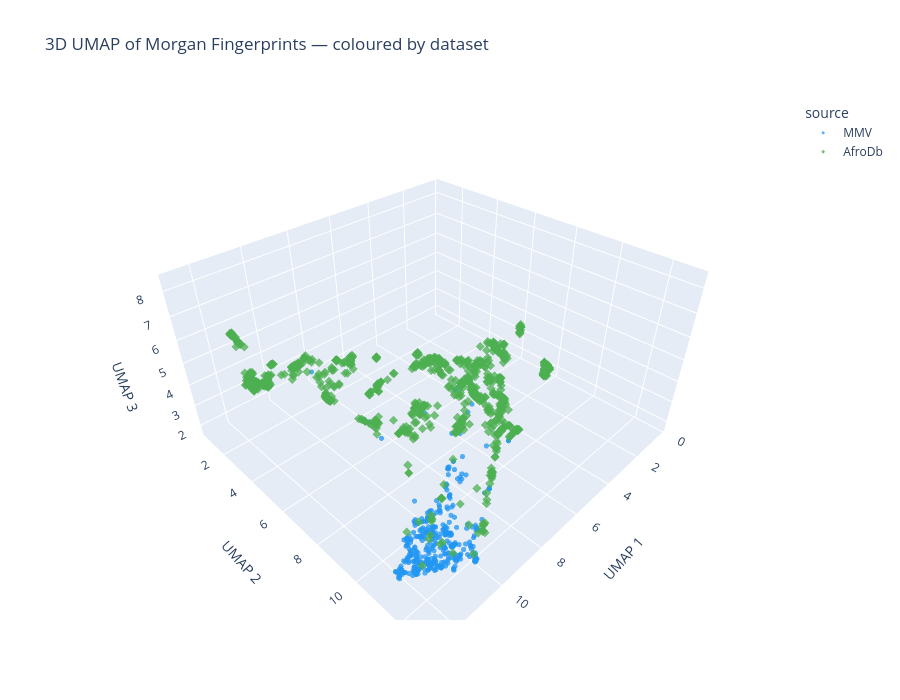

The notebook cell saved with this chart:
### Markdown cell above
### 🗺️ Cell G3 — Interactive 3D UMAP *(pre-written — run & explore)*

The 2D projection flattens one dimension of variation. A **3-component UMAP** preserves more of the manifold structure and lets you rotate the map to find clusters that are hidden in the flat view.

> 🖱️ **Tip:** Use your mouse to rotate the 3-D plot. Look for clusters that are well separated in 3D but overlapping in the 2D view — those are chemically distinct subsets that 2D projection "squashes" together.

### Code cell
# ============================================================
# CELL G3 — Interactive 3D UMAP (Plotly)
# ============================================================
import plotly.express as px
import umap as umap_lib

reducer_3d = umap_lib.UMAP(
    n_components=3,
    n_neighbors=15,
    min_dist=0.1,
    metric="jaccard",
    random_state=42,
)
umap_3d = reducer_3d.fit_transform(fp_matrix)

df_clean["UMAP3_1"] = umap_3d[:, 0]
df_clean["UMAP3_2"] = umap_3d[:, 1]
df_clean["UMAP3_3"] = umap_3d[:, 2]

fig = px.scatter_3d(
    df_clean,
    x="UMAP3_1", y="UMAP3_2", z="UMAP3_3",
    color="source",
    color_discrete_map=PALETTE,
    hover_data={"COMPOUND_ID": True, "LogP": ":.2f", "MW": ":.0f",
                "UMAP3_1": False, "UMAP3_2": False, "UMAP3_3": False},
    symbol="source",
    opacity=0.75,
    title="3D UMAP of Morgan Fingerprints — coloured by dataset",
    labels={"UMAP3_1": "UMAP 1", "UMAP3_2": "UMAP 2", "UMAP3_3": "UMAP 3"},
    width=900, height=700,
)
fig.update_traces(marker=dict(size=3))
fig.show()

### Figure 1 — Plotly figure (JSON) as saved in the notebook; plotly's stock layout.template omitted (floating-point values rounded to 4 significant figures; data arrays with more than 128 entries replaced by an {"elided": "..."} marker saying what was removed)
{"data": [{"customdata": {"elided": "400x3 mixed values"}, "hovertemplate": "source=MMV<br>COMPOUND_ID=%{customdata[0]}<br>LogP=%{customdata[1]:.2f}<br>MW=%{customdata[2]:.0f}<extra></extra>", "legendgroup": "MMV", "marker": {"color": "#2196F3", "opacity": 0.75, "size": 3, "symbol": "circle"}, "mode": "markers", "name": "MMV", "scene": "scene", "showlegend": true, "type": "scatter3d", "x": {"elided": "400 float values"}, "y": {"elided": "400 float values"}, "z": {"elided": "400 float values"}}, {"customdata": {"elided": "903x3 mixed values"}, "hovertemplate": "source=AfroDb<br>COMPOUND_ID=%{customdata[0]}<br>LogP=%{customdata[1]:.2f}<br>MW=%{customdata[2]:.0f}<extra></extra>", "legendgroup": "AfroDb", "marker": {"color": "#4CAF50", "opacity": 0.75, "size": 3, "symbol": "diamond"}, "mode": "markers", "name": "AfroDb", "scene": "scene", "showlegend": true, "type": "scatter3d", "x": {"elided": "903 float values"}, "y": {"elided": "903 float values"}, "z": {"elided": "903 float values"}}], "layout": {"height": 700, "legend": {"title": {"text": "source"}, "tracegroupgap": 0}, "scene": {"domain": {"x": [0, 1], "y": [0, 1]}, "xaxis": {"title": {"text": "UMAP 1"}}, "yaxis": {"title": {"text": "UMAP 2"}}, "zaxis": {"title": {"text": "UMAP 3"}}}, "title": {"text": "3D UMAP of Morgan Fingerprints — coloured by dataset"}, "width": 900}}
